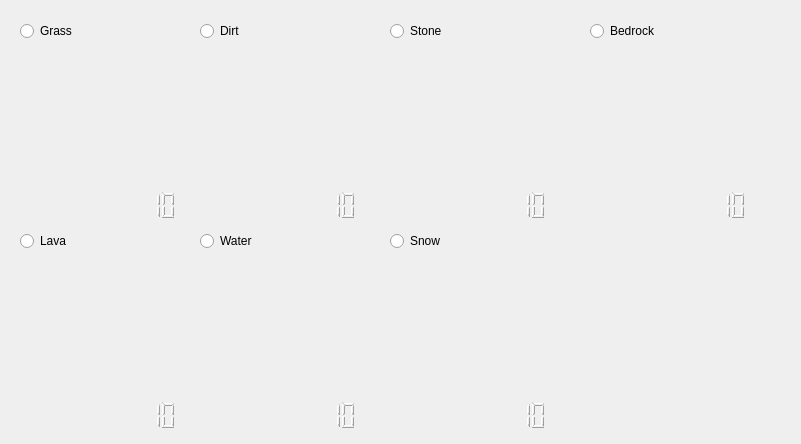
<?xml version="1.0" encoding="UTF-8"?>
<ui version="4.0">
 <class>Inventory</class>
 <widget class="QWidget" name="Inventory">
  <property name="geometry">
   <rect>
    <x>0</x>
    <y>0</y>
    <width>801</width>
    <height>444</height>
   </rect>
  </property>
  <property name="palette">
   <palette>
    <active/>
    <inactive/>
    <disabled/>
   </palette>
  </property>
  <property name="windowTitle">
   <string>Form</string>
  </property>
  <property name="autoFillBackground">
   <bool>false</bool>
  </property>
  <property name="styleSheet">
   <string notr="true">color: rgb(0, 0, 0);</string>
  </property>
  <widget class="QLabel" name="label">
   <property name="geometry">
    <rect>
     <x>20</x>
     <y>40</y>
     <width>161</width>
     <height>151</height>
    </rect>
   </property>
   <property name="text">
    <string/>
   </property>
   <property name="pixmap">
    <pixmap>../textures/grass.png</pixmap>
   </property>
   <property name="scaledContents">
    <bool>true</bool>
   </property>
  </widget>
  <widget class="QLCDNumber" name="numGrass">
   <property name="geometry">
    <rect>
     <x>100</x>
     <y>190</y>
     <width>81</width>
     <height>31</height>
    </rect>
   </property>
   <property name="font">
    <font>
     <pointsize>18</pointsize>
    </font>
   </property>
   <property name="layoutDirection">
    <enum>Qt::LeftToRight</enum>
   </property>
   <property name="autoFillBackground">
    <bool>true</bool>
   </property>
   <property name="frameShape">
    <enum>QFrame::NoFrame</enum>
   </property>
   <property name="frameShadow">
    <enum>QFrame::Raised</enum>
   </property>
   <property name="lineWidth">
    <number>2</number>
   </property>
   <property name="digitCount">
    <number>5</number>
   </property>
   <property name="segmentStyle">
    <enum>QLCDNumber::Outline</enum>
   </property>
   <property name="value" stdset="0">
    <double>10.000000000000000</double>
   </property>
  </widget>
  <widget class="QLabel" name="label_2">
   <property name="geometry">
    <rect>
     <x>200</x>
     <y>40</y>
     <width>161</width>
     <height>151</height>
    </rect>
   </property>
   <property name="text">
    <string/>
   </property>
   <property name="pixmap">
    <pixmap>../textures/dirt.png</pixmap>
   </property>
   <property name="scaledContents">
    <bool>true</bool>
   </property>
  </widget>
  <widget class="QLCDNumber" name="numDirt">
   <property name="geometry">
    <rect>
     <x>280</x>
     <y>190</y>
     <width>81</width>
     <height>31</height>
    </rect>
   </property>
   <property name="font">
    <font>
     <pointsize>18</pointsize>
    </font>
   </property>
   <property name="layoutDirection">
    <enum>Qt::LeftToRight</enum>
   </property>
   <property name="autoFillBackground">
    <bool>true</bool>
   </property>
   <property name="frameShape">
    <enum>QFrame::NoFrame</enum>
   </property>
   <property name="frameShadow">
    <enum>QFrame::Raised</enum>
   </property>
   <property name="lineWidth">
    <number>2</number>
   </property>
   <property name="digitCount">
    <number>5</number>
   </property>
   <property name="segmentStyle">
    <enum>QLCDNumber::Outline</enum>
   </property>
   <property name="value" stdset="0">
    <double>10.000000000000000</double>
   </property>
  </widget>
  <widget class="QLabel" name="label_3">
   <property name="geometry">
    <rect>
     <x>390</x>
     <y>40</y>
     <width>161</width>
     <height>151</height>
    </rect>
   </property>
   <property name="text">
    <string/>
   </property>
   <property name="pixmap">
    <pixmap>../textures/stone.png</pixmap>
   </property>
   <property name="scaledContents">
    <bool>true</bool>
   </property>
  </widget>
  <widget class="QLCDNumber" name="numStone">
   <property name="geometry">
    <rect>
     <x>470</x>
     <y>190</y>
     <width>81</width>
     <height>31</height>
    </rect>
   </property>
   <property name="font">
    <font>
     <pointsize>18</pointsize>
    </font>
   </property>
   <property name="layoutDirection">
    <enum>Qt::LeftToRight</enum>
   </property>
   <property name="autoFillBackground">
    <bool>true</bool>
   </property>
   <property name="frameShape">
    <enum>QFrame::NoFrame</enum>
   </property>
   <property name="frameShadow">
    <enum>QFrame::Raised</enum>
   </property>
   <property name="lineWidth">
    <number>2</number>
   </property>
   <property name="digitCount">
    <number>5</number>
   </property>
   <property name="segmentStyle">
    <enum>QLCDNumber::Outline</enum>
   </property>
   <property name="value" stdset="0">
    <double>10.000000000000000</double>
   </property>
  </widget>
  <widget class="QLabel" name="label_4">
   <property name="geometry">
    <rect>
     <x>590</x>
     <y>40</y>
     <width>161</width>
     <height>151</height>
    </rect>
   </property>
   <property name="text">
    <string/>
   </property>
   <property name="pixmap">
    <pixmap>../textures/bedrock.png</pixmap>
   </property>
   <property name="scaledContents">
    <bool>true</bool>
   </property>
  </widget>
  <widget class="QLCDNumber" name="numBedrock">
   <property name="geometry">
    <rect>
     <x>670</x>
     <y>190</y>
     <width>81</width>
     <height>31</height>
    </rect>
   </property>
   <property name="font">
    <font>
     <pointsize>18</pointsize>
    </font>
   </property>
   <property name="layoutDirection">
    <enum>Qt::LeftToRight</enum>
   </property>
   <property name="autoFillBackground">
    <bool>true</bool>
   </property>
   <property name="frameShape">
    <enum>QFrame::NoFrame</enum>
   </property>
   <property name="frameShadow">
    <enum>QFrame::Raised</enum>
   </property>
   <property name="lineWidth">
    <number>2</number>
   </property>
   <property name="digitCount">
    <number>5</number>
   </property>
   <property name="segmentStyle">
    <enum>QLCDNumber::Outline</enum>
   </property>
   <property name="value" stdset="0">
    <double>10.000000000000000</double>
   </property>
  </widget>
  <widget class="QLabel" name="label_5">
   <property name="geometry">
    <rect>
     <x>20</x>
     <y>250</y>
     <width>161</width>
     <height>151</height>
    </rect>
   </property>
   <property name="text">
    <string/>
   </property>
   <property name="pixmap">
    <pixmap>../textures/lava.png</pixmap>
   </property>
   <property name="scaledContents">
    <bool>true</bool>
   </property>
  </widget>
  <widget class="QLCDNumber" name="numLava">
   <property name="geometry">
    <rect>
     <x>100</x>
     <y>400</y>
     <width>81</width>
     <height>31</height>
    </rect>
   </property>
   <property name="font">
    <font>
     <pointsize>18</pointsize>
    </font>
   </property>
   <property name="layoutDirection">
    <enum>Qt::LeftToRight</enum>
   </property>
   <property name="autoFillBackground">
    <bool>true</bool>
   </property>
   <property name="frameShape">
    <enum>QFrame::NoFrame</enum>
   </property>
   <property name="frameShadow">
    <enum>QFrame::Raised</enum>
   </property>
   <property name="lineWidth">
    <number>2</number>
   </property>
   <property name="digitCount">
    <number>5</number>
   </property>
   <property name="segmentStyle">
    <enum>QLCDNumber::Outline</enum>
   </property>
   <property name="value" stdset="0">
    <double>10.000000000000000</double>
   </property>
  </widget>
  <widget class="QLabel" name="label_6">
   <property name="geometry">
    <rect>
     <x>200</x>
     <y>250</y>
     <width>161</width>
     <height>151</height>
    </rect>
   </property>
   <property name="text">
    <string/>
   </property>
   <property name="pixmap">
    <pixmap>../textures/water.png</pixmap>
   </property>
   <property name="scaledContents">
    <bool>true</bool>
   </property>
  </widget>
  <widget class="QLCDNumber" name="numWater">
   <property name="geometry">
    <rect>
     <x>280</x>
     <y>400</y>
     <width>81</width>
     <height>31</height>
    </rect>
   </property>
   <property name="font">
    <font>
     <pointsize>18</pointsize>
    </font>
   </property>
   <property name="layoutDirection">
    <enum>Qt::LeftToRight</enum>
   </property>
   <property name="autoFillBackground">
    <bool>true</bool>
   </property>
   <property name="frameShape">
    <enum>QFrame::NoFrame</enum>
   </property>
   <property name="frameShadow">
    <enum>QFrame::Raised</enum>
   </property>
   <property name="lineWidth">
    <number>2</number>
   </property>
   <property name="digitCount">
    <number>5</number>
   </property>
   <property name="segmentStyle">
    <enum>QLCDNumber::Outline</enum>
   </property>
   <property name="value" stdset="0">
    <double>10.000000000000000</double>
   </property>
  </widget>
  <widget class="QLabel" name="label_7">
   <property name="geometry">
    <rect>
     <x>390</x>
     <y>250</y>
     <width>161</width>
     <height>151</height>
    </rect>
   </property>
   <property name="text">
    <string/>
   </property>
   <property name="pixmap">
    <pixmap>../textures/snow.png</pixmap>
   </property>
   <property name="scaledContents">
    <bool>true</bool>
   </property>
  </widget>
  <widget class="QLCDNumber" name="numSnow">
   <property name="geometry">
    <rect>
     <x>470</x>
     <y>400</y>
     <width>81</width>
     <height>31</height>
    </rect>
   </property>
   <property name="font">
    <font>
     <pointsize>18</pointsize>
    </font>
   </property>
   <property name="layoutDirection">
    <enum>Qt::LeftToRight</enum>
   </property>
   <property name="autoFillBackground">
    <bool>true</bool>
   </property>
   <property name="frameShape">
    <enum>QFrame::NoFrame</enum>
   </property>
   <property name="frameShadow">
    <enum>QFrame::Raised</enum>
   </property>
   <property name="lineWidth">
    <number>2</number>
   </property>
   <property name="digitCount">
    <number>5</number>
   </property>
   <property name="segmentStyle">
    <enum>QLCDNumber::Outline</enum>
   </property>
   <property name="value" stdset="0">
    <double>10.000000000000000</double>
   </property>
  </widget>
  <widget class="QRadioButton" name="grassRadioButton">
   <property name="geometry">
    <rect>
     <x>20</x>
     <y>20</y>
     <width>97</width>
     <height>22</height>
    </rect>
   </property>
   <property name="text">
    <string>Grass</string>
   </property>
  </widget>
  <widget class="QRadioButton" name="dirtRadioButton">
   <property name="geometry">
    <rect>
     <x>200</x>
     <y>20</y>
     <width>97</width>
     <height>22</height>
    </rect>
   </property>
   <property name="text">
    <string>Dirt</string>
   </property>
  </widget>
  <widget class="QRadioButton" name="stoneRadioButton">
   <property name="geometry">
    <rect>
     <x>390</x>
     <y>20</y>
     <width>97</width>
     <height>22</height>
    </rect>
   </property>
   <property name="text">
    <string>Stone</string>
   </property>
  </widget>
  <widget class="QRadioButton" name="bedrockRadioButton">
   <property name="geometry">
    <rect>
     <x>590</x>
     <y>20</y>
     <width>97</width>
     <height>22</height>
    </rect>
   </property>
   <property name="text">
    <string>Bedrock</string>
   </property>
  </widget>
  <widget class="QRadioButton" name="lavaRadioButton">
   <property name="geometry">
    <rect>
     <x>20</x>
     <y>230</y>
     <width>97</width>
     <height>22</height>
    </rect>
   </property>
   <property name="text">
    <string>Lava</string>
   </property>
  </widget>
  <widget class="QRadioButton" name="waterRadioButton">
   <property name="geometry">
    <rect>
     <x>200</x>
     <y>230</y>
     <width>97</width>
     <height>22</height>
    </rect>
   </property>
   <property name="text">
    <string>Water</string>
   </property>
  </widget>
  <widget class="QRadioButton" name="snowRadioButton">
   <property name="geometry">
    <rect>
     <x>390</x>
     <y>230</y>
     <width>97</width>
     <height>22</height>
    </rect>
   </property>
   <property name="text">
    <string>Snow</string>
   </property>
  </widget>
 </widget>
 <resources/>
 <connections/>
</ui>
